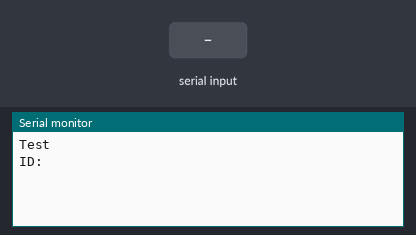
The sketch below on a simulated Arduino Zero (SAMD21). Shown: the last lines printed to the serial monitor. The inputs (shaded band) are chosen by the test bench. The modem accepts every AT command (registered, SIM ready, sends succeed) and sends nothing else.

Above: at 3.0 s.
3.1 s: "1" received over the second serial link
At 3.43 s:
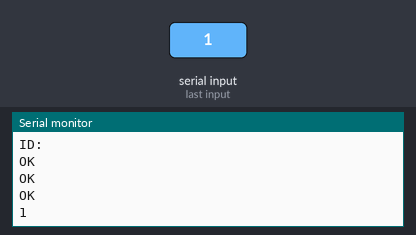
4.7 s: "0" received over the second serial link
At 5.1 s:
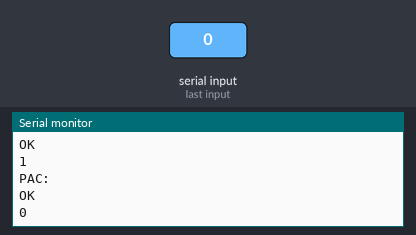

The sketch:

EP392v2_test_sigfox.ino
```cpp
#include <Arduino.h>
#include "wiring_private.h"

#define RX 11
#define TX 10
#define SIGFOX_RESET_PIN 16

// IMPORTANTE! Far seguire '\r' (equivale a premere invio) a fine comando, altrimenti non lo invia al dispositivo
String messageHead = "AT$SF=";  // per inviare un messaggio sigfox
String getID = "AT$I=10\r";
String getPAC = "AT$I=11\r";
String getTXfreq = "AT$IF?\r";
String getRXfreq = "AT$DR?\r";
String dummy = "AT\r";
String info = "AT$I=0\r";

String command(String command);

Uart Serial2(&sercom1, RX, TX, SERCOM_RX_PAD_0, UART_TX_PAD_2);

void SERCOM1_Handler() {
  Serial2.IrqHandler();
}

void setup() {
  Serial.begin(115200);
  delay(200);
  Serial.println("Test");
  Serial.end();

  Serial2.begin(9600);

  // Assign pins 10 & 11 SERCOM functionality
  pinPeripheral(10, PIO_SERCOM);
  pinPeripheral(11, PIO_SERCOM);

  pinMode(SIGFOX_RESET_PIN, OUTPUT);

  digitalWrite(SIGFOX_RESET_PIN, HIGH);
  delay(200);
  digitalWrite(SIGFOX_RESET_PIN, LOW);
  delay(200);
  digitalWrite(SIGFOX_RESET_PIN, HIGH);

  delay(100);
  //getID();
  delay(100);
  Serial2.print("AT$I=10\r");
  delay(500);

  Serial2.print("AT$I=11\r");
  delay(500);

  //  Serial2.end();
}

void loop() {
  // test raccolta info dal dispositivo (id ecc.)
  digitalWrite(SIGFOX_RESET_PIN, 1);
  delay(200);
  Serial.println();
  Serial.print("ID: ");

  Serial.print(command(getID));
  Serial.println();
  delay(250);
  Serial.print("PAC: ");
  Serial.print(command(getPAC));
  digitalWrite(SIGFOX_RESET_PIN, 0);
  delay(1000);
}

String command(String command) {
  delay(50);
  String resp = "";
  Serial2.begin(9600);
  delay(200);
  Serial2.print(command);
  delay(1000);
  while (Serial2.available())
    resp += (char)Serial2.read();
  Serial2.end();
  return resp;
}
```

Measured:
- after the input at 3.1 s, the serial monitor: prints a new line after 0.15 s (image 1)
- after the input at 4.7 s, the serial monitor: prints a new line after 0.05 s (image 2)
